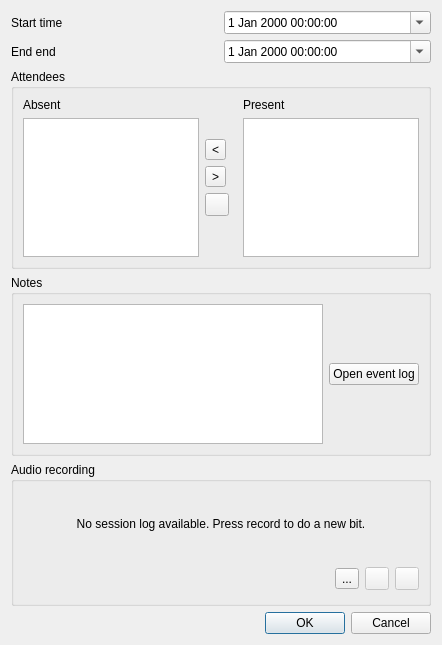
<?xml version="1.0" encoding="UTF-8"?>
<ui version="4.0">
 <class>CampaignSession</class>
 <widget class="QDialog" name="CampaignSession">
  <property name="geometry">
   <rect>
    <x>0</x>
    <y>0</y>
    <width>442</width>
    <height>645</height>
   </rect>
  </property>
  <property name="windowTitle">
   <string>Session Properties</string>
  </property>
  <property name="windowIcon">
   <iconset>
    <normaloff>:/icons/icon.png</normaloff>:/icons/icon.png</iconset>
  </property>
  <layout class="QVBoxLayout" name="verticalLayout_7">
   <item>
    <layout class="QGridLayout" name="gridLayout">
     <item row="0" column="0">
      <widget class="QLabel" name="label_2">
       <property name="text">
        <string>Start time</string>
       </property>
      </widget>
     </item>
     <item row="0" column="1">
      <widget class="QDateTimeEdit" name="start_time">
       <property name="calendarPopup">
        <bool>true</bool>
       </property>
      </widget>
     </item>
     <item row="1" column="0">
      <widget class="QLabel" name="label_3">
       <property name="text">
        <string>End end</string>
       </property>
      </widget>
     </item>
     <item row="1" column="1">
      <widget class="QDateTimeEdit" name="end_time">
       <property name="calendarPopup">
        <bool>true</bool>
       </property>
      </widget>
     </item>
    </layout>
   </item>
   <item>
    <widget class="QGroupBox" name="groupBox_3">
     <property name="title">
      <string>Attendees</string>
     </property>
     <layout class="QHBoxLayout" name="horizontalLayout">
      <item>
       <layout class="QVBoxLayout" name="verticalLayout_3">
        <item>
         <widget class="QLabel" name="label_4">
          <property name="text">
           <string>Absent</string>
          </property>
         </widget>
        </item>
        <item>
         <widget class="QListView" name="absent"/>
        </item>
       </layout>
      </item>
      <item>
       <layout class="QVBoxLayout" name="verticalLayout" stretch="1,0,0,0,1">
        <property name="sizeConstraint">
         <enum>QLayout::SetFixedSize</enum>
        </property>
        <item>
         <spacer name="verticalSpacer">
          <property name="orientation">
           <enum>Qt::Vertical</enum>
          </property>
          <property name="sizeHint" stdset="0">
           <size>
            <width>32</width>
            <height>32</height>
           </size>
          </property>
         </spacer>
        </item>
        <item>
         <widget class="QToolButton" name="mark_absent">
          <property name="sizePolicy">
           <sizepolicy hsizetype="Fixed" vsizetype="Fixed">
            <horstretch>0</horstretch>
            <verstretch>0</verstretch>
           </sizepolicy>
          </property>
          <property name="toolTip">
           <string>Mark as absent</string>
          </property>
          <property name="text">
           <string>&lt;</string>
          </property>
          <property name="icon">
           <iconset theme="go-next">
            <normaloff>.</normaloff>.</iconset>
          </property>
         </widget>
        </item>
        <item>
         <widget class="QToolButton" name="mark_present">
          <property name="toolTip">
           <string>Hooray, they're here!</string>
          </property>
          <property name="text">
           <string>&gt;</string>
          </property>
          <property name="icon">
           <iconset theme="go-previous">
            <normaloff>.</normaloff>.</iconset>
          </property>
         </widget>
        </item>
        <item>
         <widget class="QToolButton" name="toolButton_4">
          <property name="toolTip">
           <string>Edit party</string>
          </property>
          <property name="text">
           <string/>
          </property>
          <property name="icon">
           <iconset resource="../../icons.qrc">
            <normaloff>:/icons/party.png</normaloff>:/icons/party.png</iconset>
          </property>
         </widget>
        </item>
        <item>
         <spacer name="verticalSpacer_2">
          <property name="orientation">
           <enum>Qt::Vertical</enum>
          </property>
          <property name="sizeHint" stdset="0">
           <size>
            <width>20</width>
            <height>18</height>
           </size>
          </property>
         </spacer>
        </item>
       </layout>
      </item>
      <item>
       <layout class="QVBoxLayout" name="verticalLayout_2">
        <item>
         <widget class="QLabel" name="label_5">
          <property name="text">
           <string>Present</string>
          </property>
         </widget>
        </item>
        <item>
         <widget class="QListView" name="present"/>
        </item>
       </layout>
      </item>
     </layout>
    </widget>
   </item>
   <item>
    <widget class="QGroupBox" name="groupBox">
     <property name="title">
      <string>Notes</string>
     </property>
     <property name="flat">
      <bool>false</bool>
     </property>
     <property name="checkable">
      <bool>false</bool>
     </property>
     <layout class="QHBoxLayout" name="horizontalLayout_5">
      <item>
       <layout class="QHBoxLayout" name="horizontalLayout_2">
        <item>
         <widget class="QTreeView" name="notes_tree"/>
        </item>
        <item>
         <layout class="QVBoxLayout" name="verticalLayout_4">
          <item>
           <spacer name="verticalSpacer_3">
            <property name="orientation">
             <enum>Qt::Vertical</enum>
            </property>
            <property name="sizeHint" stdset="0">
             <size>
              <width>20</width>
              <height>18</height>
             </size>
            </property>
           </spacer>
          </item>
          <item>
           <widget class="QPushButton" name="open_event_log">
            <property name="text">
             <string>Open event log</string>
            </property>
            <property name="icon">
             <iconset>
              <normaloff>:/icons/notes.gif</normaloff>:/icons/notes.gif</iconset>
            </property>
            <property name="iconSize">
             <size>
              <width>16</width>
              <height>16</height>
             </size>
            </property>
           </widget>
          </item>
          <item>
           <spacer name="verticalSpacer_4">
            <property name="orientation">
             <enum>Qt::Vertical</enum>
            </property>
            <property name="sizeHint" stdset="0">
             <size>
              <width>20</width>
              <height>18</height>
             </size>
            </property>
           </spacer>
          </item>
         </layout>
        </item>
       </layout>
      </item>
     </layout>
    </widget>
   </item>
   <item>
    <widget class="QGroupBox" name="groupBox_2">
     <property name="title">
      <string>Audio recording</string>
     </property>
     <layout class="QVBoxLayout" name="verticalLayout_5">
      <item>
       <widget class="QStackedWidget" name="stackedWidget">
        <property name="currentIndex">
         <number>1</number>
        </property>
        <widget class="QWidget" name="page"/>
        <widget class="QWidget" name="page_2">
         <layout class="QVBoxLayout" name="verticalLayout_6">
          <item>
           <widget class="QWidget" name="audioGraph" native="true">
            <property name="sizePolicy">
             <sizepolicy hsizetype="Preferred" vsizetype="Fixed">
              <horstretch>0</horstretch>
              <verstretch>0</verstretch>
             </sizepolicy>
            </property>
            <property name="minimumSize">
             <size>
              <width>0</width>
              <height>48</height>
             </size>
            </property>
            <layout class="QHBoxLayout" name="horizontalLayout_3">
             <item>
              <widget class="QLabel" name="label_7">
               <property name="text">
                <string>No session log available. Press record to do a new bit.</string>
               </property>
               <property name="alignment">
                <set>Qt::AlignCenter</set>
               </property>
              </widget>
             </item>
            </layout>
           </widget>
          </item>
         </layout>
        </widget>
       </widget>
      </item>
      <item>
       <layout class="QHBoxLayout" name="horizontalLayout_4">
        <item>
         <spacer name="horizontalSpacer">
          <property name="orientation">
           <enum>Qt::Horizontal</enum>
          </property>
          <property name="sizeHint" stdset="0">
           <size>
            <width>298</width>
            <height>31</height>
           </size>
          </property>
         </spacer>
        </item>
        <item>
         <widget class="QToolButton" name="recordAudioLog">
          <property name="text">
           <string>...</string>
          </property>
          <property name="icon">
           <iconset theme="media-record">
            <normaloff>../../../../../.designer/backup</normaloff>../../../../../.designer/backup</iconset>
          </property>
         </widget>
        </item>
        <item>
         <widget class="QToolButton" name="playAudioLog">
          <property name="enabled">
           <bool>false</bool>
          </property>
          <property name="text">
           <string/>
          </property>
          <property name="icon">
           <iconset theme="media-playback-start">
            <normaloff>../../../../../.designer/backup</normaloff>../../../../../.designer/backup</iconset>
          </property>
         </widget>
        </item>
        <item>
         <widget class="QToolButton" name="clearAudioLog">
          <property name="enabled">
           <bool>false</bool>
          </property>
          <property name="text">
           <string/>
          </property>
          <property name="icon">
           <iconset theme="edit-clear">
            <normaloff>../../../../../.designer/backup</normaloff>../../../../../.designer/backup</iconset>
          </property>
         </widget>
        </item>
       </layout>
      </item>
     </layout>
    </widget>
   </item>
   <item>
    <widget class="QDialogButtonBox" name="buttonBox">
     <property name="orientation">
      <enum>Qt::Horizontal</enum>
     </property>
     <property name="standardButtons">
      <set>QDialogButtonBox::Cancel|QDialogButtonBox::Ok</set>
     </property>
    </widget>
   </item>
  </layout>
 </widget>
 <resources>
  <include location="../../icons.qrc"/>
 </resources>
 <connections>
  <connection>
   <sender>buttonBox</sender>
   <signal>accepted()</signal>
   <receiver>CampaignSession</receiver>
   <slot>accept()</slot>
   <hints>
    <hint type="sourcelabel">
     <x>248</x>
     <y>254</y>
    </hint>
    <hint type="destinationlabel">
     <x>157</x>
     <y>274</y>
    </hint>
   </hints>
  </connection>
  <connection>
   <sender>buttonBox</sender>
   <signal>rejected()</signal>
   <receiver>CampaignSession</receiver>
   <slot>reject()</slot>
   <hints>
    <hint type="sourcelabel">
     <x>316</x>
     <y>260</y>
    </hint>
    <hint type="destinationlabel">
     <x>286</x>
     <y>274</y>
    </hint>
   </hints>
  </connection>
 </connections>
</ui>
